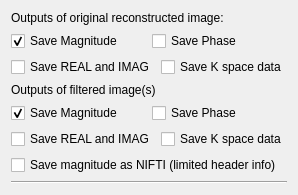
              <widget class="QWidget" name="tab_7">
               <attribute name="title">
                <string>Options</string>
               </attribute>
               <layout class="QVBoxLayout" name="verticalLayout_22">
                <item>
                 <layout class="QGridLayout" name="gridLayout_2">
                  <item row="5" column="0">
                   <layout class="QHBoxLayout" name="horizontalLayout_35">
                    <item>
                     <widget class="QCheckBox" name="checkBox_magn">
                      <property name="enabled">
                       <bool>true</bool>
                      </property>
                      <property name="text">
                       <string>Save Magnitude</string>
                      </property>
                      <property name="checkable">
                       <bool>true</bool>
                      </property>
                      <property name="checked">
                       <bool>true</bool>
                      </property>
                     </widget>
                    </item>
                    <item>
                     <widget class="QCheckBox" name="checkBox_pha">
                      <property name="text">
                       <string>Save Phase</string>
                      </property>
                     </widget>
                    </item>
                   </layout>
                  </item>
                  <item row="8" column="0">
                   <widget class="Line" name="line">
                    <property name="orientation">
                     <enum>Qt::Horizontal</enum>
                    </property>
                   </widget>
                  </item>
                  <item row="6" column="0">
                   <layout class="QHBoxLayout" name="horizontalLayout_36">
                    <item>
                     <widget class="QCheckBox" name="checkBox_reimag">
                      <property name="text">
                       <string>Save REAL and IMAG</string>
                      </property>
                     </widget>
                    </item>
                    <item>
                     <widget class="QCheckBox" name="checkBox_ksp">
                      <property name="text">
                       <string>Save K space data</string>
                      </property>
                     </widget>
                    </item>
                   </layout>
                  </item>
                  <item row="7" column="0">
                   <widget class="QCheckBox" name="checkBox_nifti">
                    <property name="text">
                     <string>Save magnitude as NIFTI (limited header info)</string>
                    </property>
                   </widget>
                  </item>
                  <item row="3" column="0">
                   <layout class="QHBoxLayout" name="horizontalLayout_37">
                    <item>
                     <widget class="QCheckBox" name="checkBox_reimag_raw">
                      <property name="text">
                       <string>Save REAL and IMAG</string>
                      </property>
                     </widget>
                    </item>
                    <item>
                     <widget class="QCheckBox" name="checkBox_ksp_raw">
                      <property name="text">
                       <string>Save K space data</string>
                      </property>
                     </widget>
                    </item>
                   </layout>
                  </item>
                  <item row="2" column="0">
                   <layout class="QHBoxLayout" name="horizontalLayout_38">
                    <item>
                     <widget class="QCheckBox" name="checkBox_magn_raw">
                      <property name="enabled">
                       <bool>true</bool>
                      </property>
                      <property name="text">
                       <string>Save Magnitude</string>
                      </property>
                      <property name="checkable">
                       <bool>true</bool>
                      </property>
                      <property name="checked">
                       <bool>true</bool>
                      </property>
                     </widget>
                    </item>
                    <item>
                     <widget class="QCheckBox" name="checkBox_pha_raw">
                      <property name="text">
                       <string>Save Phase</string>
                      </property>
                     </widget>
                    </item>
                   </layout>
                  </item>
                  <item row="4" column="0">
                   <widget class="QLabel" name="label_36">
                    <property name="toolTip">
                     <string>Outputs saved as &quot;&lt;dicom folder&gt;-&lt;filter type&gt;-&lt;magn or pha or real or imag&gt;.dcm&quot;.  K-space data is saved to MATLAB mat file &quot;&lt;dicom folder&gt;-&lt;ksp&gt;.mat&quot;</string>
                    </property>
                    <property name="text">
                     <string>Outputs of filtered image(s)</string>
                    </property>
                   </widget>
                  </item>
                  <item row="1" column="0">
                   <widget class="QLabel" name="label_38">
                    <property name="toolTip">
                     <string>Outputs saved as &quot;&lt;dicom folder&gt;-&lt;filter type&gt;-&lt;magn or pha or real or imag&gt;.dcm&quot;.  K-space data is saved to MATLAB mat file &quot;&lt;dicom folder&gt;-&lt;ksp&gt;.mat&quot;</string>
                    </property>
                    <property name="text">
                     <string>Outputs of original reconstructed image:</string>
                    </property>
                   </widget>
                  </item>
                 </layout>
                </item>
               </layout>
              </widget>
